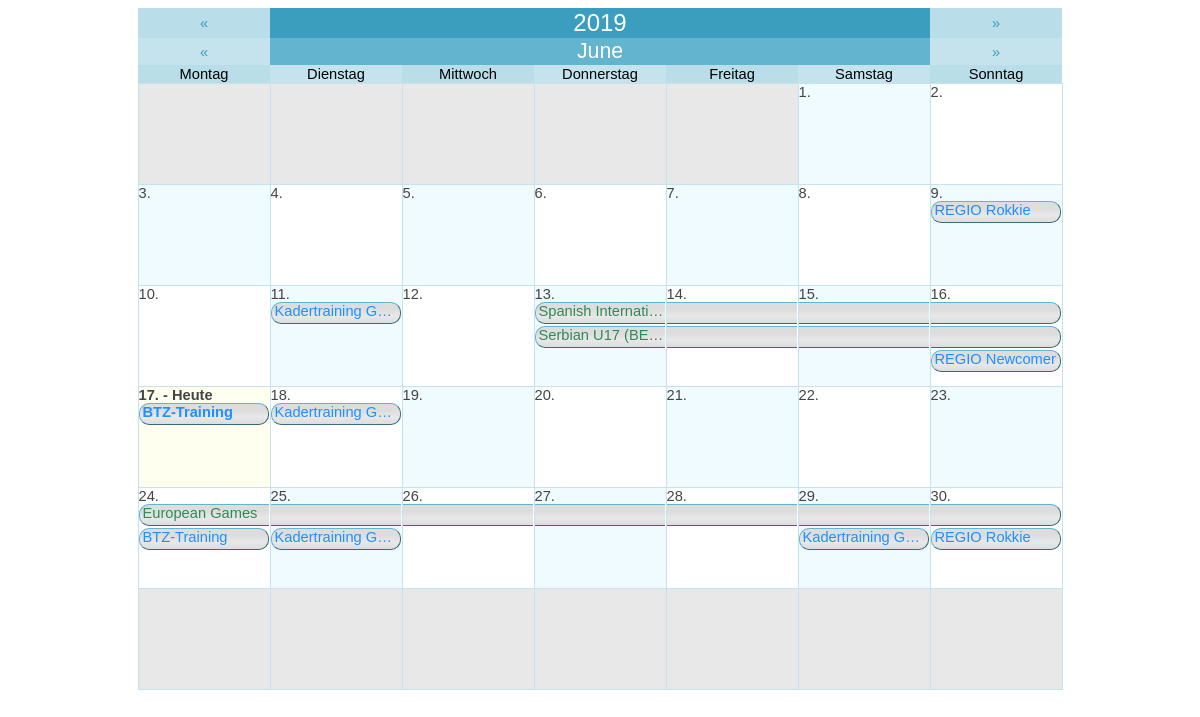
Screenshot of /graphic_calendar.php with the database file from the repository.
### tables this page shows
CREATE TABLE `agenda` (
  `id` int(11) NOT NULL AUTO_INCREMENT,
  `title` varchar(255) NOT NULL,
  `description` text NOT NULL,
  `date_begin` date NOT NULL,
  `date_end` date NOT NULL,
  `isTimespan` tinyint(1) NOT NULL,
  `location` varchar(255) NOT NULL,
  `time_start` time NOT NULL,
  `time_end` time NOT NULL,
  `category` varchar(20) NOT NULL,
  `participant` varchar(255) NOT NULL,
  `responsible` varchar(255) NOT NULL,
  `additional_info` text NOT NULL,
  PRIMARY KEY (`id`)
);

### data/string.lib.php (called while the page is built, shortened)
<?php
function SReplace($string,$specialCharacters='')
{
    $sstr = str_replace(' ','-',$string);
    $sstr = str_replace('&Auml;','AE',$sstr);
    $sstr = str_replace('&auml;','ae',$sstr);
    $sstr = str_replace('&Ouml;','OE',$sstr);
    $sstr = str_replace('&ouml;','oe',$sstr);
    $sstr = str_replace('&Uuml;','UE',$sstr);
    $sstr = str_replace('&uuml;','ue',$sstr);
    $sstr = str_replace('&szlig;','ss',$sstr);
    $sstr = str_replace('Ã„','AE',$sstr);
    $sstr = str_replace('Ã¤','ae',$sstr);
    $sstr = str_replace('Ã–','OE',$sstr);
    $sstr = str_replace('Ã¶','oe',$sstr);
    $sstr = str_replace('Ãœ','UE',$sstr);
    $sstr = str_replace('Ã¼','ue',$sstr);
    $sstr = str_replace('ÃŸ','ss',$sstr);
    $sstr = preg_replace('/[^0-9A-Za-z-'.$specialCharacters.'\|]/', '', $sstr);
    return $sstr;
}
?>

### data/mysql.lib.php (called while the page is built, shortened)
<?php
class MySQL
{
    private static $sqlConnectionLink;
    public static function SetSQLLink($link)
    {
        self::$sqlConnectionLink = $link;
    }
    private static function GetParamTypeList($paramTypeList,$paramAmt)
    {
        if(substr($paramTypeList,0,1) == "@")
        {
            $broadcastType = str_replace("@","",$paramTypeList);
            $mySQLParamTypes = '';
            for($i=0;$i<$paramAmt;$i++) $mySQLParamTypes .= $broadcastType;
        }
        else
        {
            if($paramAmt == strlen($paramTypeList) OR ($paramTypeList == "" AND $paramAmt == -1)) $mySQLParamTypes = $paramTypeList;
            else die("<b>Not enought parameters provided!</b> <br> <b>Provided: </b> ".strlen($paramTypeList)." <br><b>Required:</b> $paramAmt");
        }
        return $mySQLParamTypes;
    }
    public static function Row($sqlStatement,$parameterTypes="", &...$sqlParameters)
    {
        $parameterAmount = func_num_args() - 2;
        $parameterTypeList = self::GetParamTypeList($parameterTypes,$parameterAmount);
        $stmt = self::$sqlConnectionLink->prepare($sqlStatement);
        if($parameterTypes != "") call_user_func_array(array($stmt, "bind_param"), array_merge(array($parameterTypeList), $sqlParameters));
        $stmt->execute();
        $result = $stmt->get_result();
        $row = $result->fetch_array();
        return $row;
    }
    public static function Cluster($sqlStatement,$parameterTypes="", &...$sqlParameters)
    {
        $rowArray = array();
        $parameterAmount = func_num_args() - 2;
        $parameterTypeList = self::GetParamTypeList($parameterTypes,$parameterAmount);
        $stmt = self::$sqlConnectionLink->prepare($sqlStatement);
        if($parameterTypes != "") call_user_func_array(array($stmt, "bind_param"), array_merge(array($parameterTypeList), $sqlParameters));
        $stmt->execute();
        $result = $stmt->get_result();
        while($row = $result->fetch_assoc()) array_push($rowArray,$row);
        return $rowArray;
    }
}
?>

### data/setting.lib.php (called while the page is built, shortened)
<?php
class Setting
{
    private static $sqlConnectionLink;
    public static function SetSQLLink($link)
    {
        self::$sqlConnectionLink = $link;
    }
    public static function Get($setting)
    {
        $stmt = self::$sqlConnectionLink->prepare("SELECT value FROM settings WHERE setting = ?");
        $stmt->bind_param('s', $setting);
        $stmt->execute();
        $result = $stmt->get_result();
        $value = $result->fetch_array();
        switch($value[0])
        {
            case 'true':    return true;
            default:        return $value[0];
        }
    }
}
?>

### graphic_calendar.php (the view, shortened to what this page needs)
<?php
    echo '
        <!DOCTYPE html>
        <html>
            <head>
                ';
                require("headerlinks.php");
                echo '
                <!--
                <link rel="stylesheet" href="https://use.fontawesome.com/releases/v5.3.1/css/all.css">
                <link rel="stylesheet" type="text/css" href="/css/style.css">
                <link rel="stylesheet" href="https://cdnjs.cloudflare.com/ajax/libs/font-awesome/4.7.0/css/font-awesome.min.css">
                <meta charset="utf-8">
                -->
            </head>
            <body>
                <div class="iframe_content" style="height: 600px;">
    ';
    $dateok = false;
    if (!$dateok)
    {
        $mo = date('m');
        $da = date('d');
        $yr = date('Y');
    }
    $offset = date('w', mktime(0,0,0,$mo,1,$yr));
    $nd = date('d', mktime(0,0,0,$mo+1,0,$yr));
    $days = array();
    for ($i=0;$i<=42;$i++) $days[$i]['out']= '&nbsp;';
    $j=1;
    for ($i=$offset;$i<=($offset+$nd-1);$i++)
    {
        $day = $j++;
        $date = $yr.'-'.str_pad($mo,2,0,STR_PAD_LEFT).'-'.str_pad($day,2,0,STR_PAD_LEFT);
        $days[$i]['out']= $day.'.';
        $days[$i]['dat']= $date;
    }
    $redirEx = '';
    echo '
        <center>
            <table class="calendar_table">
            <tr>
                <td colspan="1"><a href="?day='.date('Y-m-d', mktime(0,0,0,$mo,$da,$yr-1)).$redirEx.'">&laquo;</a></td>
                <td colspan="5"><b>'.$yr.'</b></td>
                <td colspan="1"><a href="?day='.date('Y-m-d', mktime(0,0,0,$mo,$da,$yr+1)).$redirEx.'">&raquo;</a></td>
            </tr>
            <tr>
                <td colspan="1"><a href="?day='.date('Y-m-d', mktime(0,0,0,$mo,0,$yr)).$redirEx.'">&laquo;</a></td>
                <td colspan="5"><b>'.str_replace('Mrz','M&auml;rz',SReplace(strftime("%B",strtotime($yr.'-'.$mo.'-'.$da)))).'</b></td>
                <td colspan="1"><a href="?day='.date('Y-m-d', mktime(0,0,0,$mo+1,1,$yr)).$redirEx.'">&raquo;</a></td>
            </tr>
            <tr>
                <td>Montag</td>
                <td>Dienstag</td>
                <td>Mittwoch</td>
                <td>Donnerstag</td>
                <td>Freitag</td>
                <td>Samstag</td>
                <td>Sonntag</td>
            </tr>
    ';
    $cntr = 1;
    $sqlExtension = '';
    $thisMontAndYear = $yr.'-'.str_pad($mo,2,0,STR_PAD_LEFT).'-%';
    $agTSMonthCluster = MySQL::Cluster("SELECT * FROM agenda WHERE isTimespan = '1' $sqlExtension AND (date_begin LIKE ? OR date_end LIKE ?) ",'ss',$thisMontAndYear,$thisMontAndYear);
    $agSiMonthCluster = MySQL::Cluster("SELECT * FROM agenda WHERE isTimespan = '0' $sqlExtension AND date_begin LIKE ?",'s',$thisMontAndYear);
    $categoryColor = array(
    "Landesmeisterschaft" => Setting::Get("ColorLandesmeisterschaft"),
    "Doppelturnier" => Setting::Get("ColorDoppelturnier"),
    "Nachwuchs" => Setting::Get("ColorNachwuchs"),
    "SchuelerJugend" => Setting::Get("ColorSchuelerJugend"),
    "Senioren" => Setting::Get("ColorSenioren"),
    "Training" => Setting::Get("ColorTraining"),
    "OEBVInternational" => Setting::Get("ColorOEBVInternational"),
    "OEBV" => Setting::Get("ColorOEBV"),
    "LV" => Setting::Get("ColorLV"));
    $designDataGrid = array_fill(0,31,array(NULL,NULL,NULL,NULL,NULL,NULL));
    for($ddg = 0 ; $ddg < 31 ; $ddg++)
    {
        foreach($agTSMonthCluster AS $dateData)
        {
            $datePartsBegin = explode('-',$dateData['date_begin']);
            $datePartsEnd = explode('-',$dateData['date_end']);
            if($datePartsBegin[2] == $ddg + 1)
            {
                $timespan =  $datePartsEnd[2] - $datePartsBegin[2] + 1;
                for($lctr = 5 ; $lctr >= 0 ; $lctr--)
                {
                    $layerValid = true;
                    for($ldctr = 0 ; $ldctr < $timespan ; $ldctr++) if($designDataGrid[$ddg + $ldctr][$lctr] != NULL) $layerValid = false;
                    if($layerValid) $layer = $lctr;
                }
                for($dctr = 0 ; $dctr < $timespan ; $dctr++) $designDataGrid[$ddg + $dctr][$layer] = 'AG-'.$dateData['id'];
            }
        }
        foreach($agSiMonthCluster AS $dateData)
        {
            $datePartsBegin = explode('-',$dateData['date_begin']);
            if($datePartsBegin[2] == $ddg + 1)
            {
                for($lctr = 5 ; $lctr >= 0 ; $lctr--)
                {
                    $layerValid = true;
                    if($designDataGrid[$ddg][$lctr] != NULL) $layerValid = false;
                    if($layerValid) $layer = $lctr;
                }
                $designDataGrid[$ddg][$layer] = 'AG-'.$dateData['id'];
            }
        }
    }
    for($lctr = 0 ; $lctr < 5 ; $lctr++)
    {
        for($ddg = 0 ; $ddg < 31 ; $ddg++) if($designDataGrid[$ddg][$lctr] != NULL) $lastLayer =  $lctr;
    }
    for ($i=1;$i<=6;$i++)
    {
        echo '<tr>';
        for ($j=1;$j<=7;$j++)
        {
            $curr = $cntr++;
            $accent = ($days[$curr]['dat'] == "") ? 'blank' : (($curr % 2 == 0) ? 'accent1' : 'accent2');
            $style = (date("Y-m-d") == $days[$curr]['dat']) ? 'bold' : 'normal';
            $today = (date("Y-m-d") == $days[$curr]['dat']) ? 'today' : '';
            $selectStyle = (isset($_GET['datum']) AND $_GET['datum']==$days[$curr]['dat']) ? 'selected' : '';
            echo '
                <td class="'.$selectStyle.' '.$accent.' '.$today.'" style="font-weight: '.$style.'">
                <span>'.$days[$curr]['out'].' '.((date("Y-m-d") == $days[$curr]['dat']) ? ' - Heute' : '').'</span>
            ';
            $curDate = $days[$curr]['dat'];
            $dayNow = intval(str_replace('.','',$days[$curr]['out']));
            echo '<table class="cellContentData">';
            for($dctr = 0 ; $dctr <= $lastLayer ; $dctr++)
            {
                $dataParts = explode("-",$designDataGrid[$dayNow - 1][$dctr]);
                if($dataParts[0] == "ZA" OR $dataParts[0] == "AG")
                {
                    if($dataParts[0] == "AG")
                    {
                        $calData = MySQL::Row("SELECT *,title AS displayTitle FROM agenda WHERE id = ?",'i',$dataParts[1]);
                        $displayTitle = '';
                        if($calData['isTimespan'])
                        {
                            if($curDate == $calData['date_begin'])
                            {
                                $cellStyle = "timespanStart";
                                $displayTitle = $calData['displayTitle'];
                            }
                            else if($curDate == $calData['date_end'])
                            {
                                $cellStyle = "timespanEnd";
                            }
                            else
                            {
                                $cellStyle = "timespanMiddle";
                            }
                            if($j == 1) $displayTitle = $calData['displayTitle'];
                        }
                        else
                        {
                            $cellStyle = "timespanSingle";
                            $displayTitle = $calData['displayTitle'];
                        }
                    }
                    echo '
                        <tr>
                            <td>
                                <a href="#calenderInfo'.$designDataGrid[$dayNow - 1][$dctr].'" style="text-decoration:none;">
                                    <div id="'.$cellStyle.'" style="color: '.(($calData['category']!="") ? $categoryColor[$calData['category']] : '#000000').';">'.$displayTitle.'</div>
                                </a>
                            </td>
                        </tr>
                    ';
                }
                else echo '<tr><td></td></tr>';
            }
            echo '</table>';
            echo'
                </td>
            ';
        }
        echo '</tr>';
    }
    echo '
            </table>
        </center>
    ';
    echo '
                </div>
            </body>
        </html>
    ';
?>

### rows the page displays
agenda: title "REGIO Rokkie"
agenda: title "Kadertraining G…"
agenda: title "Spanish Internati…"
agenda: title "Serbian U17 (BE…"
agenda: title "REGIO Newcomer"
agenda: title "BTZ-Training"
agenda: title "Kadertraining G…"
agenda: title "European Games"
agenda: title "BTZ-Training"
agenda: title "Kadertraining G…"
agenda: title "Kadertraining G…"
agenda: title "REGIO Rokkie"

### other values shown
$yr "2019"
$days[$curr]['out'] "1."
$days[$curr]['out'] "2."
$days[$curr]['out'] "3."
$days[$curr]['out'] "4."
$days[$curr]['out'] "5."
$days[$curr]['out'] "6."
$days[$curr]['out'] "7."
$days[$curr]['out'] "8."
$days[$curr]['out'] "9."
$days[$curr]['out'] "10."
$days[$curr]['out'] "11."
$days[$curr]['out'] "12."
$days[$curr]['out'] "13."
$days[$curr]['out'] "14."
